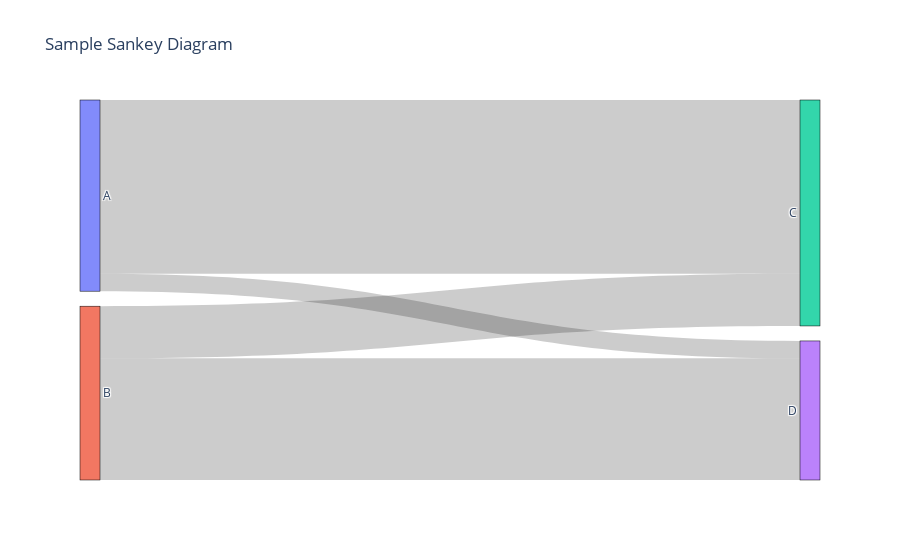

The notebook cell this image was saved under:
### Markdown cell above
Then use following sample code to make a similar sankey diagram with the Weather data.

### Code cell
import plotly.graph_objects as go

labels = ["A", "B", "C", "D"]
label_to_index = {label: i for i, label in enumerate(labels)}

fig = go.Figure(data=[go.Sankey(
    node=dict(
        pad=15,
        thickness=20,
        line=dict(color="black", width=0.5),
        label = labels
    ),
    link=dict(
        source=counts["first"].map(label_to_index),
        target=counts["second"].map(label_to_index),
        value=counts["count"]
    )
)])

# Update the layout and show the diagram
fig.update_layout(title_text="Sample Sankey Diagram")
fig.show()

### Figure 1 — Plotly figure (JSON) as saved in the notebook; plotly's stock layout.template omitted (floating-point values rounded to 4 significant figures)
{"data": [{"link": {"source": [0, 0, 1, 1], "target": [2, 3, 2, 3], "value": [10, 1, 3, 7]}, "node": {"label": ["A", "B", "C", "D"], "line": {"color": "black", "width": 0.5}, "pad": 15, "thickness": 20}, "type": "sankey"}], "layout": {"title": {"text": "Sample Sankey Diagram"}}}
